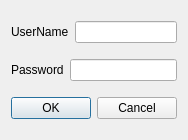
<?xml version="1.0" encoding="UTF-8"?>
<ui version="4.0">
 <class>Login</class>
 <widget class="QDialog" name="Login">
  <property name="geometry">
   <rect>
    <x>0</x>
    <y>0</y>
    <width>174</width>
    <height>140</height>
   </rect>
  </property>
  <property name="windowTitle">
   <string>Login</string>
  </property>
  <layout class="QGridLayout" name="gridLayout">
   <item row="0" column="0">
    <layout class="QHBoxLayout" name="horizontalLayout">
     <item>
      <widget class="QLabel" name="label">
       <property name="text">
        <string>UserName</string>
       </property>
      </widget>
     </item>
     <item>
      <widget class="QLineEdit" name="leUsername"/>
     </item>
    </layout>
   </item>
   <item row="1" column="0">
    <layout class="QHBoxLayout" name="horizontalLayout_2">
     <item>
      <widget class="QLabel" name="label_2">
       <property name="text">
        <string>Password</string>
       </property>
      </widget>
     </item>
     <item>
      <widget class="QLineEdit" name="lePassword"/>
     </item>
    </layout>
   </item>
   <item row="2" column="0">
    <widget class="QDialogButtonBox" name="buttonBox">
     <property name="orientation">
      <enum>Qt::Horizontal</enum>
     </property>
     <property name="standardButtons">
      <set>QDialogButtonBox::Cancel|QDialogButtonBox::Ok</set>
     </property>
    </widget>
   </item>
  </layout>
 </widget>
 <resources/>
 <connections>
  <connection>
   <sender>buttonBox</sender>
   <signal>accepted()</signal>
   <receiver>Login</receiver>
   <slot>accept()</slot>
   <hints>
    <hint type="sourcelabel">
     <x>248</x>
     <y>254</y>
    </hint>
    <hint type="destinationlabel">
     <x>157</x>
     <y>274</y>
    </hint>
   </hints>
  </connection>
  <connection>
   <sender>buttonBox</sender>
   <signal>rejected()</signal>
   <receiver>Login</receiver>
   <slot>reject()</slot>
   <hints>
    <hint type="sourcelabel">
     <x>316</x>
     <y>260</y>
    </hint>
    <hint type="destinationlabel">
     <x>286</x>
     <y>274</y>
    </hint>
   </hints>
  </connection>
 </connections>
</ui>
